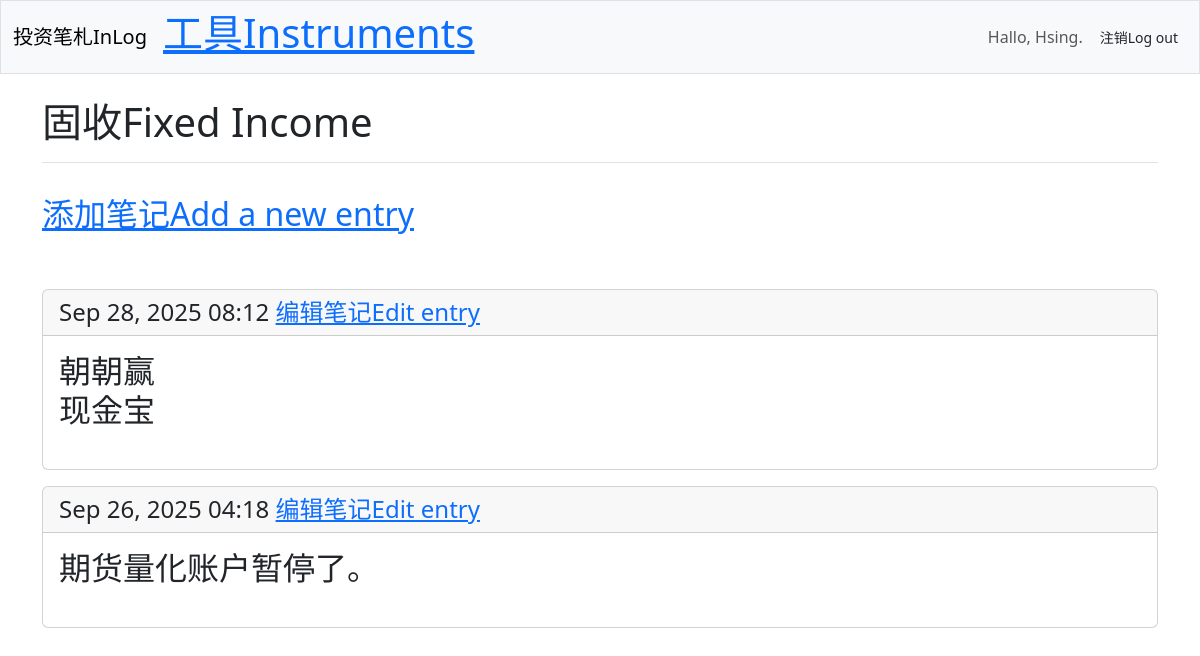
Screenshot of /instruments/3/ (signed in) with the database file from the repository.
### investing_logs/models.py (models this page shows, shortened)
class Instrument(models.Model):
    text = models.CharField(max_length=200)
    date_added = models.DateTimeField(auto_now_add=True)
    owner = models.ForeignKey(User, on_delete=models.CASCADE)

class Entry(models.Model):
    instrument = models.ForeignKey(Instrument, on_delete=models.CASCADE)
    text = models.TextField()
    date_added = models.DateTimeField(auto_now_add=True)
    class Meta:
        verbose_name_plural = 'entries'

### investing_logs/views.py (the view)
# urls.py: path('instruments/<int:instrument_id>/', views.instrument, name='instrument'),
@login_required
def instrument(request, instrument_id):
    instrument = Instrument.objects.get(id=instrument_id)
    if instrument.owner != request.user:
        raise Http404
    entries = instrument.entry_set.order_by('-date_added')
    context = {'instrument': instrument, 'entries': entries}
    return render(request, 'investing_logs/instrument.html',context)

### investing_logs/templates/investing_logs/instrument.html (shortened to what this page needs)
<!DOCTYPE html>
<html lang="en">
<head>
</head>
<body>
  {% extends 'investing_logs/base.html' %}
  {% block page_header %}
    <h1>{{ instrument.text }}</h1>
  {% endblock page_header %}
  {% block content %}
    <br>
    <H2><a href="{% url 'investing_logs:new_entry' instrument.id %}">添加笔记Add a new entry</a></H2>
    <br>
    <br>
    {% for entry in entries %}
      <div class="card mb-3">
        <h4 class="card-header">
          {{ entry.date_added|date:'M d, Y H:i' }}
           <a href="{% url 'investing_logs:edit_entry' entry.id %}">编辑笔记Edit entry</a>
        </h4>
        <h2><div class="card-body">{{ entry.text|linebreaks }}</div></h2>
      </div>
    {% empty %}
      <p>There are no entries for this topic yet.</p>
    {% endfor %}
  {% endblock content %}

### investing_logs/templates/investing_logs/base.html (shortened to what this page needs)
<!doctype html>
<html lang="zh-CN">
<head>
  {% load django_bootstrap5 %}
  {% bootstrap_css %}
</head>
<body>
  <nav class="navbar navbar-expand-md navbar-light bg-light mb-4 border">
    <div class="container-fluid">
      <a class="navbar-brand" href="{% url 'investing_logs:index' %}">投资笔札InLog</a>
      <div class="collapse navbar-collapse" id="navbarCollapse">
        <ul class="navbar-nav me-auto mb-2 mb-md-0">
          <li class="nav-item">
            <H1><a href="{% url 'investing_logs:instruments' %}">工具Instruments</a></H1> </li>
        </ul>
        <ul class="navbar-nav ms-auto mb-2 mb-md-0">
          {% if user.is_authenticated %}
          <li class="nav-item">
            <span class="navbar-text me-2">Hallo, {{user.username }}.
            </span>
          </li>
          {% endif %}
        </ul>
        {% if user.is_authenticated %}
          <form action="{% url 'accounts:logout' %}" method='post'>
            <button name='submit' class='btn btn-outlinesecondary btn-sm'>
注销Log out</button>
          </form>
        {% endif %}
      </div>
    </div>
  </nav>
  <main class="container">
    <div class="pb-2 mb-2 border-bottom">
{% block page_header %}{% endblock page_header %}
    </div>
    <div>
      {% block content %}{% endblock content %}
    </div>
  </main>
</body>
</html>

### rows the page displays
Instrument: text "固收Fixed Income"
Entry: date_added "Sep 28, 2025 08:12", text "朝朝赢 现金宝"
Entry: date_added "Sep 26, 2025 04:18", text "期货量化账户暂停了。"

### other values shown
{{ user.username }} "Hsing"
